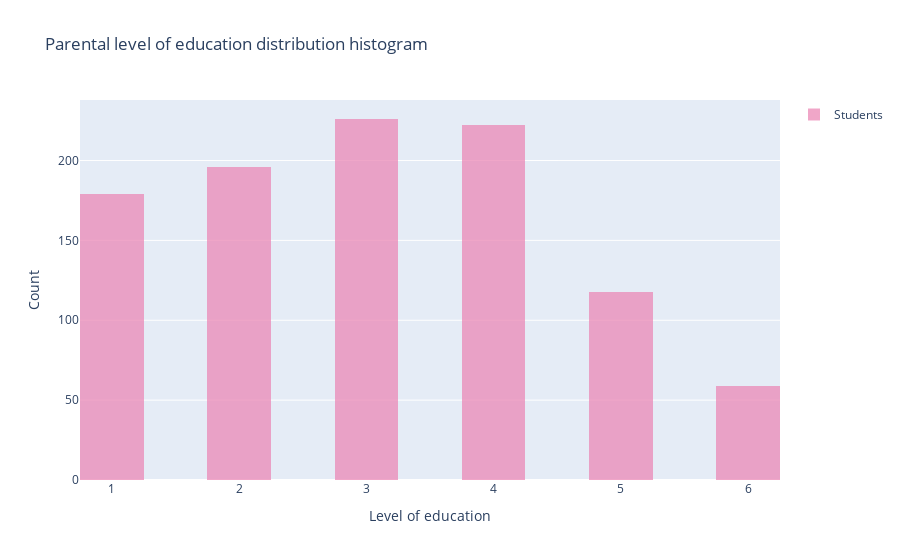

The notebook cell saved with this chart:
### Code cell
#Parental level of education preview
A= df['parental level of education'].nunique()
B=df['parental level of education'].unique()

print("There are ", A, " different levels of education: ", B)
print("The correct descending order is: masters, bachelors, associate, some college, high school and some high school. For simplicity I will change values of levels of education from 1 to 6, 1 standing for some high school and 6 for masters")


df['parental level of education'].replace(['some high school'], value ='1', inplace=True)
df['parental level of education'].replace(['high school'], value ='2', inplace=True)
df['parental level of education'].replace(['some college'], value ='3', inplace=True)
df['parental level of education'].replace(["associate's degree"], value ='4', inplace=True)
df['parental level of education'].replace(["bachelor's degree"], value ='5', inplace=True)
df['parental level of education'].replace(["master's degree"], value ='6', inplace=True)




fig = go.Figure()
fig.add_trace(go.Histogram(
    x=df["parental level of education"],
    name='Students', # name used in legend and hover labels
    xbins=dict( # bins used for histogram
        size=0.5


        
    ),
    marker_color='#EB89B6',
    opacity=0.75
))


fig.update_layout(
    title_text='Parental level of education distribution histogram', # title of plot
    xaxis_title_text='Level of education', # xaxis label
    yaxis_title_text='Count', # yaxis label
    showlegend=True
   
    
)

fig.show()

### Figure 1 — Plotly figure (JSON) as saved in the notebook; plotly's stock layout.template omitted (floating-point values rounded to 4 significant figures; data arrays with more than 128 entries replaced by an {"elided": "..."} marker saying what was removed)
{"data": [{"marker": {"color": "#EB89B6"}, "name": "Students", "opacity": 0.75, "type": "histogram", "x": {"elided": "1000 str values"}, "xbins": {"size": 0.5}}], "layout": {"showlegend": true, "title": {"text": "Parental level of education distribution histogram"}, "xaxis": {"title": {"text": "Level of education"}}, "yaxis": {"title": {"text": "Count"}}}}
